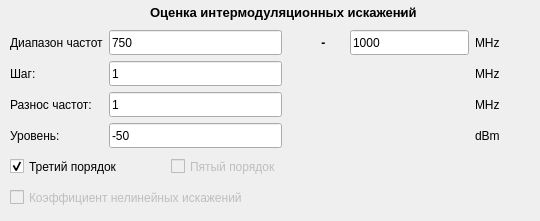
           <widget class="QWidget" name="tab_4">
            <attribute name="title">
             <string>IMD</string>
            </attribute>
            <widget class="QLabel" name="label_31">
             <property name="geometry">
              <rect>
               <x>400</x>
               <y>0</y>
               <width>5</width>
               <height>25</height>
              </rect>
             </property>
             <property name="minimumSize">
              <size>
               <width>0</width>
               <height>25</height>
              </size>
             </property>
             <property name="maximumSize">
              <size>
               <width>16777215</width>
               <height>25</height>
              </size>
             </property>
             <property name="font">
              <font>
               <weight>75</weight>
               <bold>true</bold>
              </font>
             </property>
             <property name="text">
              <string>-</string>
             </property>
            </widget>
            <widget class="QLabel" name="TST_IMD_nameLabel_2">
             <property name="geometry">
              <rect>
               <x>150</x>
               <y>0</y>
               <width>291</width>
               <height>25</height>
              </rect>
             </property>
             <property name="minimumSize">
              <size>
               <width>0</width>
               <height>25</height>
              </size>
             </property>
             <property name="maximumSize">
              <size>
               <width>16777215</width>
               <height>25</height>
              </size>
             </property>
             <property name="font">
              <font>
               <family>Arial</family>
               <pointsize>10</pointsize>
               <weight>75</weight>
               <bold>true</bold>
              </font>
             </property>
             <property name="text">
              <string>Оценка интермодуляционных искажений</string>
             </property>
            </widget>
            <widget class="QWidget" name="layoutWidget_25">
             <property name="geometry">
              <rect>
               <x>10</x>
               <y>30</y>
               <width>521</width>
               <height>182</height>
              </rect>
             </property>
             <layout class="QGridLayout" name="gridLayout_11">
              <item row="4" column="2">
               <widget class="QCheckBox" name="TST_IMD_ip5CheckBox">
                <property name="enabled">
                 <bool>false</bool>
                </property>
                <property name="minimumSize">
                 <size>
                  <width>0</width>
                  <height>25</height>
                 </size>
                </property>
                <property name="maximumSize">
                 <size>
                  <width>16777215</width>
                  <height>25</height>
                 </size>
                </property>
                <property name="text">
                 <string>Пятый порядок</string>
                </property>
                <property name="checked">
                 <bool>false</bool>
                </property>
               </widget>
              </item>
              <item row="2" column="6">
               <widget class="QLabel" name="TST_IMD_sepUnit_2">
                <property name="minimumSize">
                 <size>
                  <width>30</width>
                  <height>25</height>
                 </size>
                </property>
                <property name="maximumSize">
                 <size>
                  <width>16777215</width>
                  <height>25</height>
                 </size>
                </property>
                <property name="text">
                 <string>MHz</string>
                </property>
               </widget>
              </item>
              <item row="3" column="6">
               <widget class="QLabel" name="TST_IMD_levelUnit_2">
                <property name="minimumSize">
                 <size>
                  <width>30</width>
                  <height>25</height>
                 </size>
                </property>
                <property name="maximumSize">
                 <size>
                  <width>16777215</width>
                  <height>25</height>
                 </size>
                </property>
                <property name="text">
                 <string>dBm</string>
                </property>
               </widget>
              </item>
              <item row="3" column="0">
               <widget class="QLabel" name="TST_IMD_levelLabel_2">
                <property name="minimumSize">
                 <size>
                  <width>80</width>
                  <height>25</height>
                 </size>
                </property>
                <property name="maximumSize">
                 <size>
                  <width>80</width>
                  <height>25</height>
                 </size>
                </property>
                <property name="text">
                 <string>Уровень:</string>
                </property>
               </widget>
              </item>
              <item row="0" column="4" colspan="2">
               <widget class="QLineEdit" name="TST_IMD_freqEndLineEdit">
                <property name="minimumSize">
                 <size>
                  <width>0</width>
                  <height>25</height>
                 </size>
                </property>
                <property name="maximumSize">
                 <size>
                  <width>16777215</width>
                  <height>25</height>
                 </size>
                </property>
                <property name="text">
                 <string>1000</string>
                </property>
               </widget>
              </item>
              <item row="2" column="0">
               <widget class="QLabel" name="TST_IMD_sepLabel_2">
                <property name="minimumSize">
                 <size>
                  <width>80</width>
                  <height>25</height>
                 </size>
                </property>
                <property name="maximumSize">
                 <size>
                  <width>120</width>
                  <height>25</height>
                 </size>
                </property>
                <property name="text">
                 <string>Разнос частот:  </string>
                </property>
               </widget>
              </item>
              <item row="4" column="0" colspan="2">
               <widget class="QCheckBox" name="TST_IMD_ip3CheckBox">
                <property name="minimumSize">
                 <size>
                  <width>0</width>
                  <height>25</height>
                 </size>
                </property>
                <property name="maximumSize">
                 <size>
                  <width>16777215</width>
                  <height>25</height>
                 </size>
                </property>
                <property name="text">
                 <string>Третий порядок</string>
                </property>
                <property name="checked">
                 <bool>true</bool>
                </property>
               </widget>
              </item>
              <item row="6" column="0" colspan="3">
               <widget class="QCheckBox" name="IMD_cndCheckBox">
                <property name="enabled">
                 <bool>false</bool>
                </property>
                <property name="minimumSize">
                 <size>
                  <width>0</width>
                  <height>25</height>
                 </size>
                </property>
                <property name="maximumSize">
                 <size>
                  <width>16777215</width>
                  <height>25</height>
                 </size>
                </property>
                <property name="text">
                 <string>Коэффициент нелинейных искажений</string>
                </property>
                <property name="checkable">
                 <bool>true</bool>
                </property>
                <property name="checked">
                 <bool>false</bool>
                </property>
               </widget>
              </item>
              <item row="0" column="0">
               <widget class="QLabel" name="TST_AFC_freqLabel_4">
                <property name="minimumSize">
                 <size>
                  <width>0</width>
                  <height>25</height>
                 </size>
                </property>
                <property name="maximumSize">
                 <size>
                  <width>16777215</width>
                  <height>25</height>
                 </size>
                </property>
                <property name="text">
                 <string>Диапазон частот</string>
                </property>
               </widget>
              </item>
              <item row="1" column="0">
               <widget class="QLabel" name="TST_AFC_stepLabel_4">
                <property name="minimumSize">
                 <size>
                  <width>0</width>
                  <height>25</height>
                 </size>
                </property>
                <property name="maximumSize">
                 <size>
                  <width>16777215</width>
                  <height>25</height>
                 </size>
                </property>
                <property name="text">
                 <string>Шаг:                   </string>
                </property>
               </widget>
              </item>
              <item row="0" column="1" colspan="2">
               <widget class="QLineEdit" name="TST_IMD_freqBeginLineEdit">
                <property name="minimumSize">
                 <size>
                  <width>0</width>
                  <height>25</height>
                 </size>
                </property>
                <property name="maximumSize">
                 <size>
                  <width>16777215</width>
                  <height>25</height>
                 </size>
                </property>
                <property name="text">
                 <string>750</string>
                </property>
               </widget>
              </item>
              <item row="0" column="6">
               <widget class="QLabel" name="TST_AFC_freqUnit_4">
                <property name="minimumSize">
                 <size>
                  <width>0</width>
                  <height>25</height>
                 </size>
                </property>
                <property name="maximumSize">
                 <size>
                  <width>16777215</width>
                  <height>25</height>
                 </size>
                </property>
                <property name="text">
                 <string>MHz</string>
                </property>
               </widget>
              </item>
              <item row="1" column="6">
               <widget class="QLabel" name="TST_AFC_stepUnit_4">
                <property name="minimumSize">
                 <size>
                  <width>0</width>
                  <height>25</height>
                 </size>
                </property>
                <property name="maximumSize">
                 <size>
                  <width>16777215</width>
                  <height>25</height>
                 </size>
                </property>
                <property name="text">
                 <string>MHz</string>
                </property>
               </widget>
              </item>
              <item row="1" column="1" colspan="2">
               <widget class="QLineEdit" name="TST_IMD_stepLineEdit">
                <property name="minimumSize">
                 <size>
                  <width>0</width>
                  <height>25</height>
                 </size>
                </property>
                <property name="maximumSize">
                 <size>
                  <width>16777215</width>
                  <height>25</height>
                 </size>
                </property>
                <property name="text">
                 <string>1</string>
                </property>
               </widget>
              </item>
              <item row="2" column="1" colspan="2">
               <widget class="QLineEdit" name="TST_IMD_sepLineEdit">
                <property name="minimumSize">
                 <size>
                  <width>0</width>
                  <height>25</height>
                 </size>
                </property>
                <property name="maximumSize">
                 <size>
                  <width>16777215</width>
                  <height>25</height>
                 </size>
                </property>
                <property name="text">
                 <string>1</string>
                </property>
               </widget>
              </item>
              <item row="3" column="1" colspan="2">
               <widget class="QLineEdit" name="TST_IMD_levelLineEdit">
                <property name="minimumSize">
                 <size>
                  <width>0</width>
                  <height>25</height>
                 </size>
                </property>
                <property name="maximumSize">
                 <size>
                  <width>16777215</width>
                  <height>25</height>
                 </size>
                </property>
                <property name="text">
                 <string>-50</string>
                </property>
               </widget>
              </item>
              <item row="0" column="3">
               <widget class="QLabel" name="label_32">
                <property name="minimumSize">
                 <size>
                  <width>0</width>
                  <height>25</height>
                 </size>
                </property>
                <property name="maximumSize">
                 <size>
                  <width>16777215</width>
                  <height>25</height>
                 </size>
                </property>
                <property name="font">
                 <font>
                  <weight>75</weight>
                  <bold>true</bold>
                 </font>
                </property>
                <property name="text">
                 <string>          -</string>
                </property>
               </widget>
              </item>
             </layout>
            </widget>
           </widget>
